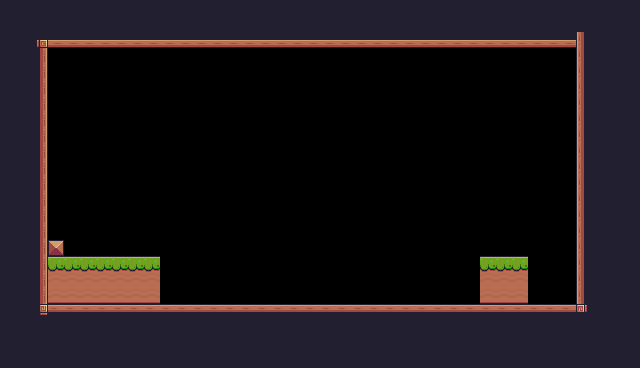

The image is a tile-based game level rendered from a .tmx file. Its description and complete source (layers, tilesets, objects, tile grids) follow:
An orthogonal 40x23 tile map with 16x16 px tiles, 1 tile layer (Background) and 1 object (Player).

<map version="1.10" tiledversion="1.11.0" orientation="orthogonal" renderorder="right-down" width="40" height="23" tilewidth="16" tileheight="16" infinite="0" nextlayerid="3" nextobjectid="18">
 <tileset firstgid="1" source="Pixel Adventure.tsx" />
 <layer id="1" name="Background" width="40" height="23">
  <data encoding="csv">
24,24,24,24,24,24,24,24,24,24,24,24,24,24,24,24,24,24,24,24,24,24,24,24,24,24,24,24,24,24,24,24,24,24,24,24,24,24,24,24,
24,24,24,24,24,24,24,24,24,24,24,24,24,24,24,24,24,24,24,24,24,24,24,24,24,24,24,24,24,24,24,24,24,24,24,24,24,24,24,24,
24,24,92,134,134,134,134,134,134,134,134,134,134,134,134,134,134,134,134,134,134,134,134,134,134,134,134,134,134,134,134,134,134,134,134,134,111,24,24,24,
24,24,113,0,0,0,0,0,0,0,0,0,0,0,0,0,0,0,0,0,0,0,0,0,0,0,0,0,0,0,0,0,0,0,0,0,111,24,24,24,
24,24,113,0,0,0,0,0,0,0,0,0,0,0,0,0,0,0,0,0,0,0,0,0,0,0,0,0,0,0,0,0,0,0,0,0,111,24,24,24,
24,24,113,0,0,0,0,0,0,0,0,0,0,0,0,0,0,0,0,0,0,0,0,0,0,0,0,0,0,0,0,0,0,0,0,0,111,24,24,24,
24,24,113,0,0,0,0,0,0,0,0,0,0,0,0,0,0,0,0,0,0,0,0,0,0,0,0,0,0,0,0,0,0,0,0,0,111,24,24,24,
24,24,113,0,0,0,0,0,0,0,0,0,0,0,0,0,0,0,0,0,0,0,0,0,0,0,0,0,0,0,0,0,0,0,0,0,111,24,24,24,
24,24,113,0,0,0,0,0,0,0,0,0,0,0,0,0,0,0,0,0,0,0,0,0,0,0,0,0,0,0,0,0,0,0,0,0,111,24,24,24,
24,24,113,0,0,0,0,0,0,0,0,0,0,0,0,0,0,0,0,0,0,0,0,0,0,0,0,0,0,0,0,0,0,0,0,0,111,24,24,24,
24,24,113,0,0,0,0,0,0,0,0,0,0,0,0,0,0,0,0,0,0,0,0,0,0,0,0,0,0,0,0,0,0,0,0,0,111,24,24,24,
24,24,113,0,0,0,0,0,0,0,0,0,0,0,0,0,0,0,0,0,0,0,0,0,0,0,0,0,0,0,0,0,0,0,0,0,111,24,24,24,
24,24,113,0,0,0,0,0,0,0,0,0,0,0,0,0,0,0,0,0,0,0,0,0,0,0,0,0,0,0,0,0,0,0,0,0,111,24,24,24,
24,24,113,0,0,0,0,0,0,0,0,0,0,0,0,0,0,0,0,0,0,0,0,0,0,0,0,0,0,0,0,0,0,0,0,0,111,24,24,24,
24,24,113,0,0,0,0,0,0,0,0,0,0,0,0,0,0,0,0,0,0,0,0,0,0,0,0,0,0,0,0,0,0,0,0,0,111,24,24,24,
24,24,113,35,0,0,0,0,0,0,0,0,0,0,0,0,0,0,0,0,0,0,0,0,0,0,0,0,0,0,0,0,0,0,0,0,111,24,24,24,
24,24,113,8,8,8,8,8,8,8,0,0,0,0,0,0,0,0,0,0,0,0,0,0,0,0,0,0,0,0,8,8,8,0,0,0,111,24,24,24,
24,24,113,30,30,30,30,30,30,30,0,0,0,0,0,0,0,0,0,0,0,0,0,0,0,0,0,0,0,0,30,30,30,0,0,0,111,24,24,24,
24,24,113,52,52,52,52,52,52,52,0,0,0,0,0,0,0,0,0,0,0,0,0,0,0,0,0,0,0,0,52,52,52,0,0,0,111,24,24,24,
24,24,114,90,90,90,90,90,90,90,90,90,90,90,90,90,90,90,90,90,90,90,90,90,90,90,90,90,90,90,90,90,90,90,90,90,115,24,24,24,
24,24,24,112,24,24,24,24,24,112,112,112,112,112,24,24,24,24,24,24,24,24,24,24,24,24,24,24,24,24,24,24,24,24,24,24,24,24,24,24,
24,24,24,24,24,24,24,24,24,24,24,24,24,24,24,24,24,24,24,24,24,24,24,24,24,24,24,24,24,24,24,24,24,24,24,24,24,24,24,24,
24,24,24,24,24,24,24,24,24,24,24,24,24,24,24,24,24,24,24,24,24,24,24,24,24,24,24,24,24,24,24,24,24,24,24,24,24,24,24,24
</data>
 </layer>
 <objectgroup id="2" name="SpawnPoints">
  <object id="10" name="Player" type="Player" x="304" y="149.333" width="28" height="27.3333" />
 </objectgroup>
</map>
